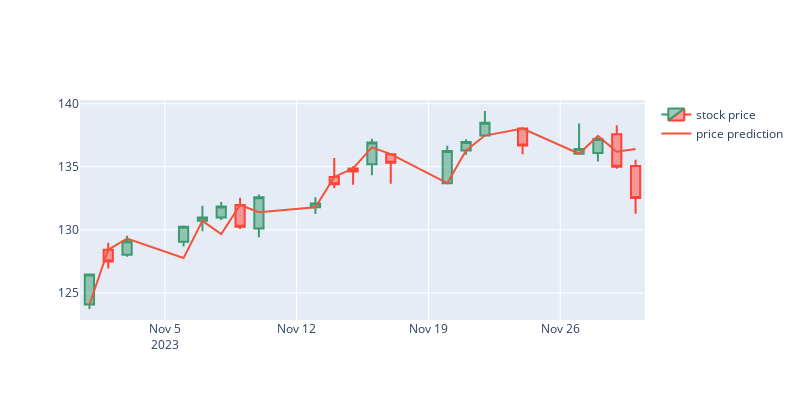

Notebook code for this chart:
### Markdown cell above
# Individual stock graphs
## Stock price timeserie

### Code cell
df = pd.read_csv('./Dataset/pred.csv')
df = df[df['Ticker'] == STOCK]
df['Date'] = pd.to_datetime(df['Date'], format="%Y-%m-%d")

df_p = df[df['Type'] == 'prediction']
df_r = df[df['Type'] == 'real']

fig = go.Figure()
trace_1 = go.Candlestick(x=df_r['Date'],
                open=df_r['Open'],
                high=df_r['High'],
                low=df_r['Low'],
                close=df_r['Close'],
                name = 'stock price')

trace_2 = go.Scatter(x=df_p['Date'], y=df_p['Close'], name='price prediction')

fig = go.Figure(data=[trace_1,trace_2])
fig.update_layout(xaxis_rangeslider_visible=False, width=800, height=400)
fig.show()

### Figure 1 — Plotly figure (JSON) as saved in the notebook; plotly's stock layout.template omitted (floating-point values rounded to 4 significant figures)
{"data": [{"close": [132.5, 135.0, 137.2, 136.4, 136.7, 138.5, 137.0, 136.2, 135.3, 136.9, 134.6, 133.6, 132.1, 132.6, 130.2, 131.8, 131.0, 130.2, 129.1, 127.5, 126.5], "high": [135.6, 138.3, 137.2, 138.4, 138.1, 139.4, 137.2, 136.7, 136.1, 137.2, 135.0, 135.7, 132.6, 132.8, 132.6, 132.2, 131.9, 130.3, 129.5, 129.0, 126.5], "low": [131.3, 134.8, 135.4, 136, 136.0, 137.5, 136.0, 133.6, 133.7, 134.3, 133.6, 133.3, 131.2, 129.4, 130.1, 130.8, 129.9, 128.7, 127.9, 126.9, 123.7], "name": "stock price", "open": [135.1, 137.6, 136.1, 136.0, 138.0, 137.5, 136.3, 133.7, 136, 135.2, 134.9, 134.2, 131.8, 130.1, 132.0, 131.0, 130.7, 129.1, 128.0, 128.4, 124.1], "type": "candlestick", "x": ["2023-11-30T00:00:00", "2023-11-29T00:00:00", "2023-11-28T00:00:00", "2023-11-27T00:00:00", "2023-11-24T00:00:00", "2023-11-22T00:00:00", "2023-11-21T00:00:00", "2023-11-20T00:00:00", "2023-11-17T00:00:00", "2023-11-16T00:00:00", "2023-11-15T00:00:00", "2023-11-14T00:00:00", "2023-11-13T00:00:00", "2023-11-10T00:00:00", "2023-11-09T00:00:00", "2023-11-08T00:00:00", "2023-11-07T00:00:00", "2023-11-06T00:00:00", "2023-11-03T00:00:00", "2023-11-02T00:00:00", "2023-11-01T00:00:00"]}, {"name": "price prediction", "type": "scatter", "x": ["2023-11-01T00:00:00", "2023-11-02T00:00:00", "2023-11-03T00:00:00", "2023-11-06T00:00:00", "2023-11-07T00:00:00", "2023-11-08T00:00:00", "2023-11-09T00:00:00", "2023-11-10T00:00:00", "2023-11-13T00:00:00", "2023-11-14T00:00:00", "2023-11-15T00:00:00", "2023-11-16T00:00:00", "2023-11-17T00:00:00", "2023-11-20T00:00:00", "2023-11-21T00:00:00", "2023-11-22T00:00:00", "2023-11-24T00:00:00", "2023-11-27T00:00:00", "2023-11-28T00:00:00", "2023-11-29T00:00:00", "2023-11-30T00:00:00"], "y": [124.1, 128.4, 129.3, 127.8, 130.7, 129.7, 132.0, 131.4, 131.8, 134.2, 134.9, 136.5, 136, 133.7, 136.3, 137.5, 138.0, 136.0, 137.4, 136.2, 136.4]}], "layout": {"height": 400, "width": 800, "xaxis": {"rangeslider": {"visible": false}}}}
